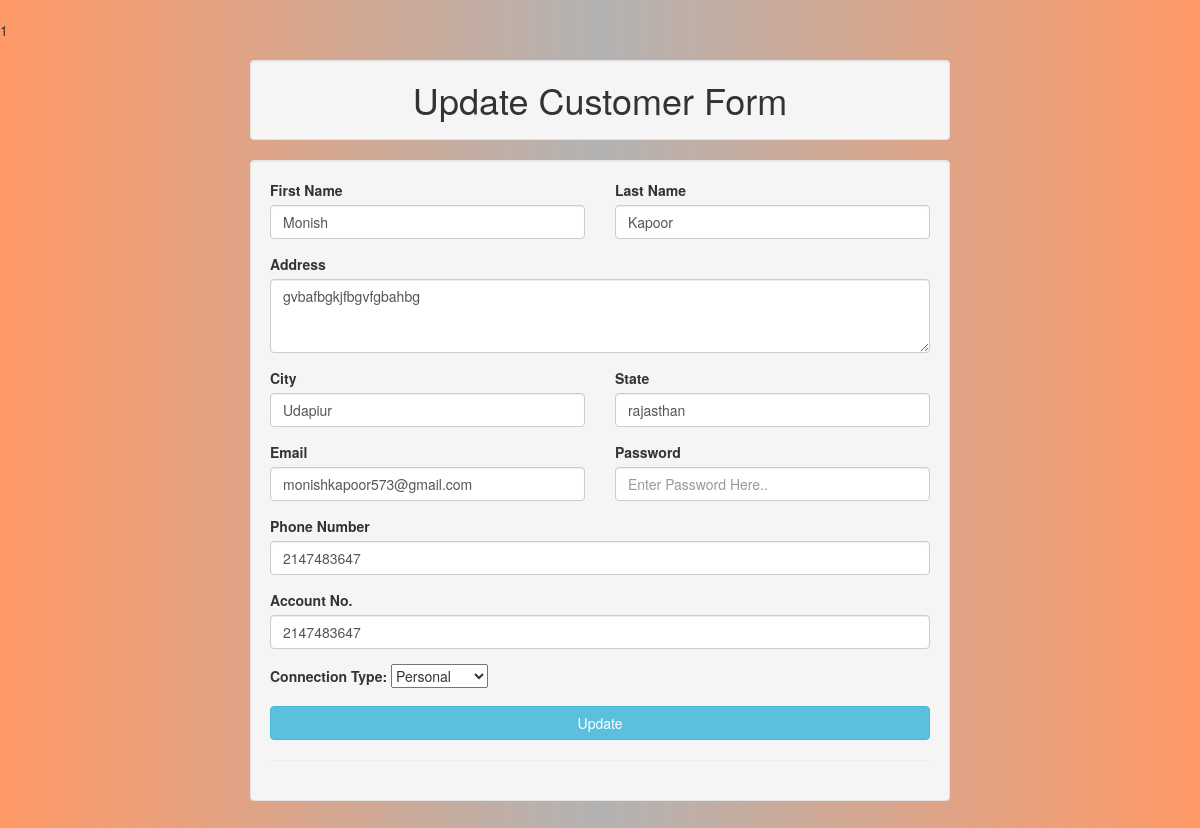
Screenshot of /update.php?id=1 (signed in) with the database file from the repository.
### tables this page shows
CREATE TABLE `register` (
  `id` int(50) NOT NULL,
  `fname` varchar(30) NOT NULL,
  `lname` varchar(30) NOT NULL,
  `address` varchar(200) NOT NULL,
  `city` varchar(20) NOT NULL,
  `state` varchar(20) NOT NULL,
  `email` varchar(30) NOT NULL,
  `password` varchar(20) NOT NULL,
  `phone` int(200) NOT NULL,
  `account` int(200) NOT NULL,
  `connection` varchar(25) NOT NULL
);

### update.php (the view, shortened to what this page needs)
<?php
require('db.php');
if(isset($_REQUEST['id'])){
$id=$_REQUEST['id'];
print_r($id);
$query = "SELECT * from register where id='".$id."'";
$result = mysqli_query($conn, $query) or die ( mysqli_error());
$new = mysqli_fetch_assoc($result);
}
?>
<html>
<head>
<link href="//maxcdn.bootstrapcdn.com/bootstrap/3.3.0/css/bootstrap.min.css" rel="stylesheet" id="bootstrap-css">
<link rel="stylesheet" type="text/css" href="client.css">
</head>
<body>
<div class="container">
    <h1 class="well" align="center">Update Customer Form</h1>
	<div class="col-lg-12 well">
	<div class="row">
				<form action="" method="POST">
					<div class="col-sm-12">
						<div class="row">
							<div class="col-sm-6 form-group">
								<label>First Name</label>
								<input type="text" name="fname" value="<?php echo $new['fname'] ?>" placeholder="Enter First Name Here.." class="form-control" required>
							</div>
							<div class="col-sm-6 form-group">
								<label>Last Name</label>
								<input type="text" name="lname" value="<?php echo $new['lname'] ?>" placeholder="Enter Last Name Here.." class="form-control" required>
							</div>
						</div>
						<div class="form-group">
							<label>Address</label>
							<textarea name=" address" value="" placeholder="Enter Address Here.." rows="3" class="form-control"><?php echo $new['address'] ?></textarea>
						</div>
						<div class="row">
							<div class="col-sm-6 form-group">
								<label>City</label>
								<input type="text" name="city" value="<?php echo $new['city'] ?>" placeholder="Enter City Name Here.." class="form-control" required>
							</div>
							<div class="col-sm-6 form-group">
								<label>State</label>
								<input type="text" name="state" value="<?php echo $new['state'] ?>" placeholder="Enter State Name Here.." class="form-control" required>
							</div>
						</div>
						<div class="row">
							<div class="col-sm-6 form-group">
								<label>Email</label>
								<input type="text" name="email" value="<?php echo $new['email'] ?>" placeholder="Enter Email Here.." class="form-control" required>
							</div>
							<div class="col-sm-6 form-group">
								<label>Password</label>
								<input type="Password" name="password" value="" placeholder="Enter Password Here.." class="form-control" required>
							</div>
						</div>
					<div class="form-group">
						<label>Phone Number</label>
						<input type="text" name="phone" value="<?php echo $new['phone'] ?>" placeholder="Enter Phone Number Here.." class="form-control" required>
					</div>
					<div class="form-group">
						<label>Account No.</label>
						<input type="text" name="account" value="<?php echo $new['account'] ?>" placeholder="xxxx-xxxx-xxxx-xxxx" class="form-control" required>
					</div>
					<div class="form-group">
						<label>Connection Type:</label>
						<select name="connection" id="">
										<option value="<?php echo $new['connection'] ?>" selected="selected"><?php echo $new['connection'] ?></option>
									</select>
					</div>
					<button type="submit" name="update" class="btn btn-block btn-info">Update</button><hr>
					</div>
                   </form>
				</div>
				</div>
	</div>
    </body>
    </html>

### client.css (style rules this page uses)
body { padding-top: 20px; padding-bottom: 20px; background:-webkit-linear-gradient(left,#ff9966,#b3b3b3,#ff9966); }
@media (min-width: 768px) { .container { max-width: 730px; } }

### rows the page displays
register: fname "Monish", lname "Kapoor", address "gvbafbgkjfbgvfgbahbg", city "Udapiur", state "rajasthan", email "monishkapoor573@gmail.com", phone "2147483647", account "2147483647", connection "Personal"
